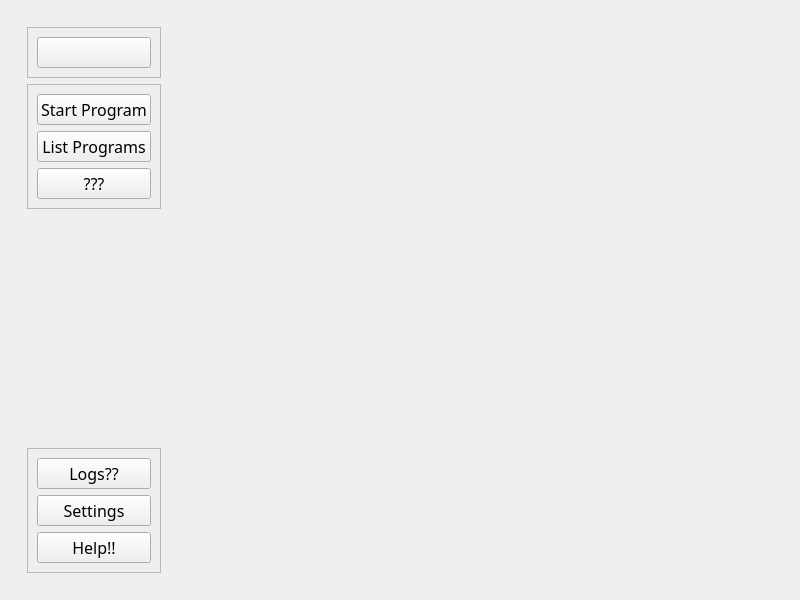
<?xml version="1.0" encoding="UTF-8"?>
<ui version="4.0">
 <class>MainWindow</class>
 <widget class="QMainWindow" name="MainWindow">
  <property name="geometry">
   <rect>
    <x>0</x>
    <y>0</y>
    <width>800</width>
    <height>600</height>
   </rect>
  </property>
  <property name="windowTitle">
   <string>MainWindow</string>
  </property>
  <property name="styleSheet">
   <string notr="true"/>
  </property>
  <widget class="QWidget" name="centralwidget">
   <layout class="QHBoxLayout" name="horizontalLayout">
    <item>
     <widget class="QWidget" name="LeftMenuContainer" native="true">
      <layout class="QVBoxLayout" name="verticalLayout">
       <item>
        <widget class="QWidget" name="" native="true">
         <property name="sizePolicy">
          <sizepolicy hsizetype="Fixed" vsizetype="Preferred">
           <horstretch>0</horstretch>
           <verstretch>0</verstretch>
          </sizepolicy>
         </property>
         <layout class="QVBoxLayout" name="SubContainer">
          <item>
           <widget class="QFrame" name="MenuTop">
            <property name="autoFillBackground">
             <bool>false</bool>
            </property>
            <property name="frameShape">
             <enum>QFrame::StyledPanel</enum>
            </property>
            <property name="frameShadow">
             <enum>QFrame::Raised</enum>
            </property>
            <layout class="QVBoxLayout" name="verticalLayout_3">
             <item>
              <widget class="QPushButton" name="pushButton">
               <property name="font">
                <font>
                 <family>Gill Sans MT</family>
                 <pointsize>12</pointsize>
                </font>
               </property>
               <property name="toolTip">
                <string>Close the side menu</string>
               </property>
               <property name="text">
                <string/>
               </property>
               <property name="icon">
                <iconset resource="icons/resources.qrc">
                 <normaloff>:/icons/menu.svg</normaloff>:/icons/menu.svg</iconset>
               </property>
               <property name="iconSize">
                <size>
                 <width>32</width>
                 <height>32</height>
                </size>
               </property>
              </widget>
             </item>
            </layout>
           </widget>
          </item>
          <item>
           <widget class="QFrame" name="MenuMiddle">
            <property name="frameShape">
             <enum>QFrame::StyledPanel</enum>
            </property>
            <property name="frameShadow">
             <enum>QFrame::Raised</enum>
            </property>
            <layout class="QVBoxLayout" name="verticalLayout_2">
             <item>
              <widget class="QPushButton" name="pushButton_2">
               <property name="font">
                <font>
                 <family>Gill Sans MT</family>
                 <pointsize>12</pointsize>
                </font>
               </property>
               <property name="toolTip">
                <string>Start the program for current component</string>
               </property>
               <property name="text">
                <string>Start Program</string>
               </property>
               <property name="icon">
                <iconset resource="icons/resources.qrc">
                 <normaloff>:/icons/play.svg</normaloff>:/icons/play.svg</iconset>
               </property>
               <property name="iconSize">
                <size>
                 <width>32</width>
                 <height>32</height>
                </size>
               </property>
              </widget>
             </item>
             <item>
              <widget class="QPushButton" name="pushButton_3">
               <property name="font">
                <font>
                 <family>Gill Sans MT</family>
                 <pointsize>12</pointsize>
                </font>
               </property>
               <property name="toolTip">
                <string>List different components</string>
               </property>
               <property name="text">
                <string>List Programs</string>
               </property>
               <property name="icon">
                <iconset resource="icons/resources.qrc">
                 <normaloff>:/icons/list.svg</normaloff>:/icons/list.svg</iconset>
               </property>
               <property name="iconSize">
                <size>
                 <width>32</width>
                 <height>32</height>
                </size>
               </property>
              </widget>
             </item>
             <item>
              <widget class="QPushButton" name="pushButton_4">
               <property name="font">
                <font>
                 <family>Gill Sans MT</family>
                 <pointsize>12</pointsize>
                </font>
               </property>
               <property name="text">
                <string>???</string>
               </property>
              </widget>
             </item>
            </layout>
           </widget>
          </item>
          <item>
           <spacer name="verticalSpacer">
            <property name="orientation">
             <enum>Qt::Vertical</enum>
            </property>
            <property name="sizeType">
             <enum>QSizePolicy::Expanding</enum>
            </property>
            <property name="sizeHint" stdset="0">
             <size>
              <width>20</width>
              <height>40</height>
             </size>
            </property>
           </spacer>
          </item>
          <item>
           <widget class="QFrame" name="MenuBottom">
            <property name="layoutDirection">
             <enum>Qt::LeftToRight</enum>
            </property>
            <property name="frameShape">
             <enum>QFrame::StyledPanel</enum>
            </property>
            <property name="frameShadow">
             <enum>QFrame::Raised</enum>
            </property>
            <layout class="QVBoxLayout" name="verticalLayout_4">
             <item>
              <widget class="QPushButton" name="pushButton_5">
               <property name="font">
                <font>
                 <family>Gill Sans MT</family>
                 <pointsize>12</pointsize>
                </font>
               </property>
               <property name="text">
                <string>Logs??</string>
               </property>
               <property name="icon">
                <iconset resource="icons/resources.qrc">
                 <normaloff>:/icons/info.svg</normaloff>:/icons/info.svg</iconset>
               </property>
               <property name="iconSize">
                <size>
                 <width>32</width>
                 <height>32</height>
                </size>
               </property>
              </widget>
             </item>
             <item>
              <widget class="QPushButton" name="pushButton_6">
               <property name="font">
                <font>
                 <family>Gill Sans MT</family>
                 <pointsize>12</pointsize>
                </font>
               </property>
               <property name="toolTip">
                <string>Configure robot settings</string>
               </property>
               <property name="text">
                <string>Settings</string>
               </property>
               <property name="icon">
                <iconset resource="icons/resources.qrc">
                 <normaloff>:/icons/settings.svg</normaloff>:/icons/settings.svg</iconset>
               </property>
               <property name="iconSize">
                <size>
                 <width>32</width>
                 <height>32</height>
                </size>
               </property>
              </widget>
             </item>
             <item>
              <widget class="QPushButton" name="pushButton_7">
               <property name="font">
                <font>
                 <family>Gill Sans MT</family>
                 <pointsize>12</pointsize>
                </font>
               </property>
               <property name="toolTip">
                <string>Get more help</string>
               </property>
               <property name="text">
                <string>Help!!</string>
               </property>
               <property name="icon">
                <iconset resource="icons/resources.qrc">
                 <normaloff>:/icons/help-circle.svg</normaloff>:/icons/help-circle.svg</iconset>
               </property>
               <property name="iconSize">
                <size>
                 <width>32</width>
                 <height>32</height>
                </size>
               </property>
              </widget>
             </item>
            </layout>
           </widget>
          </item>
         </layout>
        </widget>
       </item>
      </layout>
     </widget>
    </item>
    <item>
     <widget class="QWidget" name="BodyContainer" native="true"/>
    </item>
   </layout>
  </widget>
 </widget>
 <resources>
  <include location="icons/resources.qrc"/>
 </resources>
 <connections/>
</ui>
